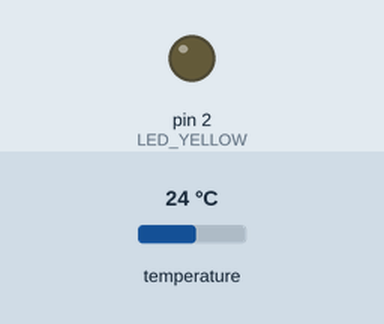
A sketch run on a simulated Arduino Uno, built with avr-gcc and run on an emulated ATmega328P. On the bench: output pins drawn as LEDs (lit = HIGH). The test bench sets the inputs (shaded band); at power-on: temperature 24 °C. Random numbers use the default seed unless the sketch sets one; EEPROM starts erased; no radio packets arrive unless stated; what the sketch prints to the serial monitor is not drawn.

Above: at 7.9 s.
Timing chart, 0 to 19.7 s (numbered marks = the images above):
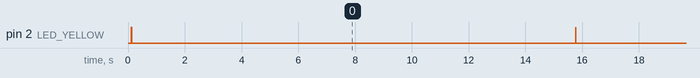

Measured:
- by itself, pin 2 (LED_YELLOW): alternates HIGH for 0.01 s and LOW for 15.0 s

The sketch:

receiver.ino
```cpp
#include <SPI.h>
#include <nRF24L01.h>
#include <RF24.h>
#include <TrueRandom.h>
#include <EEPROM.h>
#include <OneWire.h>
#include <DallasTemperature.h>

RF24 radio(9, 10);

// Security - Channel & uniqId
const int uniqIdSize = 16;
const int channelSize = 6;
String uniqId;

struct Setup
{
  char id[uniqIdSize];
  char channel[channelSize];
};

// Radio
byte rxAddr[channelSize] = "00000";       // Our base will set this up
const byte txAddr[channelSize] = "00002"; // Always the same

// Pins
const int packageSize = 32;
const int LED_YELLOW = 2;
const int TEMP_SENSOR = A3;

// Intervals

unsigned long previousMillis = 0;
const long heartBeatInterval = 15000;

OneWire oneWire(TEMP_SENSOR);
DallasTemperature sensors(&oneWire);

String generateUniqId()
{
  int a, b, c, d;
  String id = "";
  a = TrueRandom.random(100, 999);
  b = TrueRandom.random(100, 999);
  c = TrueRandom.random(100, 999);
  d = TrueRandom.random(100, 999);
  id = String(a) + "-" + String(b) + "-" + String(c) + "-" + String(d);
  return id;
}

void initRadio()
{
  radio.begin();
  radio.setRetries(15, 15);
  radio.setAutoAck(true);
  radio.enableAckPayload();
  radio.enableDynamicPayloads();
  radio.openReadingPipe(0, rxAddr);
  radio.openWritingPipe(txAddr);
  radio.startListening();
  const String initPackage = String((char *)rxAddr);
  transmitData("CHANNEL", initPackage);
  transmitData("TYPE", "TEMP");
}

void initSetup()
{
  Setup currentSetup;
  EEPROM.get(0, currentSetup);

  if (String(currentSetup.id).length() != 15 || String(currentSetup.channel).length() != 5)
  {
    Setup newSetup;
    String channelNumber = "0" + String(TrueRandom.random(1000, 9999));
      generateUniqId().toCharArray(newSetup.id, uniqIdSize);
      channelNumber.toCharArray(newSetup.channel, channelSize);

    EEPROM.put(0, newSetup);
    currentSetup = newSetup;
  }
  uniqId = String(currentSetup.id);
  strcpy(rxAddr, currentSetup.channel);
  delay(30);
}

void setup()
{
  while (!Serial)
    ;
  Serial.begin(9600);
  pinMode(LED_YELLOW, OUTPUT);
  initSetup();
  Serial.println(uniqId);
  Serial.println(String((char *)rxAddr));
  initRadio();
  sensors.begin();

  blinkLed();
}

void blinkLed()
{
  digitalWrite(LED_YELLOW, HIGH);
  delay(10);
  digitalWrite(LED_YELLOW, LOW);
}

void transmitData(String actionType, String actionValue)
{
  radio.stopListening();
  char package[packageSize] = {0};
  String(String(uniqId) + ":" + actionType + ":" + actionValue).toCharArray(package, packageSize);
  bool sent = radio.write(&package, sizeof(package));
  blinkLed();
  radio.startListening();
}

void receiveRadio()
{
  char received[packageSize] = {};
  radio.read(&received, sizeof(received));

  char deviceId[15], channelId[6], radioType[5], radioVal[6];
  int result = sscanf(received, "%15[^:]:%6[^:]:%5[^:]:%s", &deviceId, &channelId, &radioType, &radioVal);

  if (String(deviceId) != uniqId)
  {
    return;
  }
  // CHECK TEMP
  if(String(radioType) == "CHEC") {
    sensors.requestTemperatures();
    transmitData("VALUE", String(sensors.getTempCByIndex(0)));
  }

  blinkLed();
}

void heartBeat(unsigned long currentMillis)
{

  if (currentMillis - previousMillis >= heartBeatInterval)
  {
    previousMillis = currentMillis;
    sensors.requestTemperatures();
    transmitData("VALUE", String(sensors.getTempCByIndex(0)));
  }
}

void loop()
{
  unsigned long currentMillis = millis();
  heartBeat(currentMillis);

  if (radio.available())
  {
    receiveRadio();
  }
}
```
